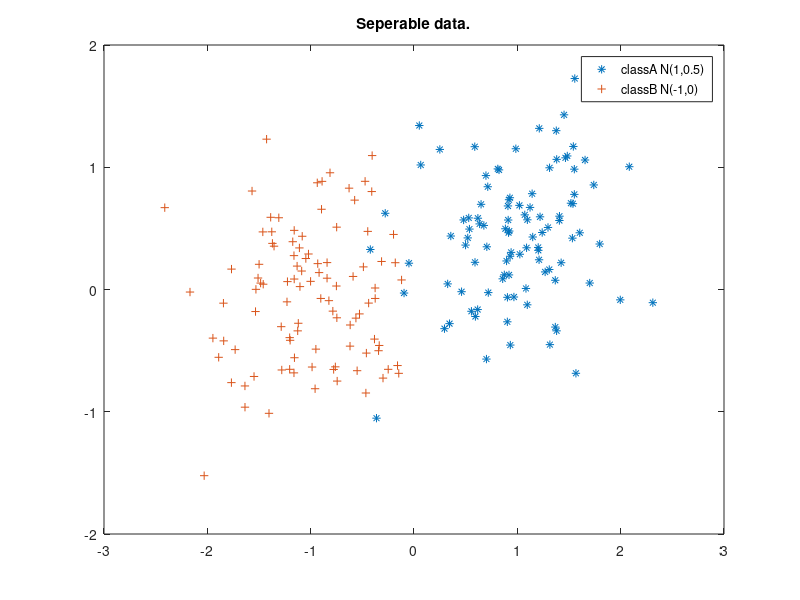

Reproduce this figure in MATLAB.
ndata = 100;


classA = zeros(2,ndata);
classB = zeros(2,ndata);

classA(1,:) = randn(1,ndata) .* 0.5 + 1.0;
classA(2,:) = randn(1,ndata) .* 0.5 + .5;
classB(1,:) = randn(1,ndata) .* 0.5 - 1.0;
classB(2,:) = randn(1,ndata) .* 0.5 - 0.0;

patterns = [classA, classB];
targets = [ones(1,ndata), ones(1,ndata).*-1];

permute = randperm(2*ndata);
patterns= patterns(:,permute);
targets = targets(:,permute);

plot(patterns(1,find(targets>0)), ...
    patterns(2,find(targets>0)), '*', ...
    patterns(1,find(targets<0)), ...
    patterns(2,find(targets<0)), '+')

title('Seperable data.')
legend('classA N(1,0.5)', 'classB N(-1,0)')